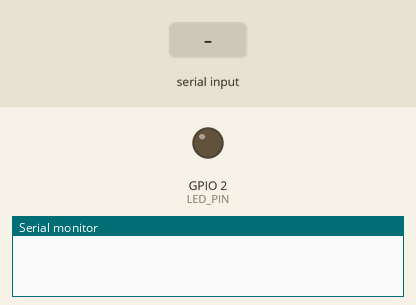
Bench run of a sketch on a simulated ESP32-S3. Shown: output pins drawn as LEDs (lit = HIGH), the last lines printed to the serial monitor. Dashed ring = blinking. The test bench sets the inputs (shaded band). WiFi joins after 1.5 s; servers stay silent unless stated.

Above: at 0.0 s.
At 1.76 s:
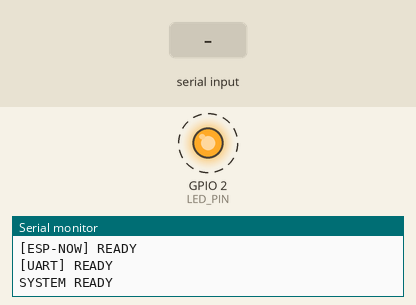
2.3 s: "PING\n" received over the second serial link
5.3 s: "1\n" received over the second serial link
At 12.4 s:
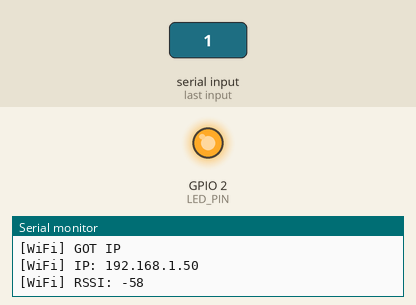
Timing chart, 0 to 13.9 s (numbered marks = the images above; inputs shaded):
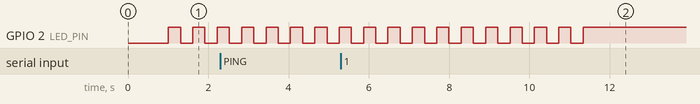

Measured:
- by itself, GPIO 2 (LED_PIN): alternates HIGH for 0.30 s and LOW for 0.30 s, 20 changes in all, then stays HIGH

The sketch:

Node1_wifi_espnow_USART_ver2.ino
```cpp
/*********************************************************************
 * ESP32-S3 UART MASTER + WiFi + ESP-NOW GATEWAY
 *[Author: Nguyen Trung Nhan]
 * CỤM 1:
 * STM32 ⇄ UART ⇄ ESP32-S3
 * ESP32-S3 ⇄ (Wi-Fi / ESP-NOW) ⇄ ESP32-WROOM
 *
 * FEATURES:
 * - UART to STM32 (baud 115200)
 * - WiFi ưu tiên khi có mạng (UDP broadcast)
 * - ESP-NOW fallback khi mất WiFi (luôn sẵn, không deinit)
 * - Auto WiFi reconnect
 * - UART → Wireless bridge bidirect
 * - Non-blocking main loop
 * - STATUS MONITOR
 * - ADVANCED WIFI MANAGEMENT
 *[Author: Nguyen Trung Nhan]
 *********************************************************************/
// ===== FIXED: Ensured hybrid mode with ESP-NOW always active; Added self-ignore for senderID; Ensured channel consistency; Fixed peerMAC (assumed S3 MAC in WROOM code).
// ===== IMPROVED: Added check for senderID to prevent self-loop in UDP/ESP-NOW RX; Standardized BUFFER_SIZE and Message struct; Ensured bidirectional forwarding.
// ===== FIXED WiFi: Ensured WiFi connects by using correct event handling and retries; ESP-NOW init before WiFi; Common channel 1 always.
// ===== NOTE: Replace peerMAC with actual WROOM MAC if different.
// ===== UPDATED: Corrected peerMAC to actual WROOM MAC (CC:DB:A7:49:94:E8); Ensured WiFi connection with additional debug logs and persistent retries; Ensured hybrid by keeping ESP-NOW always active for RX/TX fallback.
// ===== NEW: Added heartbeat ping-pong to detect wireless connection status; Set ESP-NOW peer channel to 0 for current channel usage; Added check to forward only if payloadLen > 0; Reset missCount on data receive.
#include <esp_now.h>
#include <WiFi.h>
#include <esp_wifi.h>
#include <WiFiUdp.h>
//////////////////////////////////////////////////////////
// ================= UART CONFIG =======================
//////////////////////////////////////////////////////////
#define UART_RX_PIN 18 // Adjust to your hardware
#define UART_TX_PIN 17 // Adjust to your hardware
#define UART_BAUD 115200
String uartReceived = "";
//////////////////////////////////////////////////////////
// ================= BUFFER CONFIG =====================
//////////////////////////////////////////////////////////
static constexpr size_t BUFFER_SIZE = 256;
uint8_t wirelessPayload[BUFFER_SIZE];
unsigned long lastUartMsg = 0;
#define UART_STATUS_INTERVAL 3000
//////////////////////////////////////////////////////////
// ================= WIFI CONFIG =======================
//////////////////////////////////////////////////////////
const char* ssid = "Do Quyen";
const char* pass = "Putin2701";
bool wifiConnected = false;
unsigned long lastWifiCheck = 0;
unsigned long lastWifiRetry = 0;
#define WIFI_CHECK_INTERVAL 10000
#define WIFI_RETRY_INTERVAL 5000
#define LED_PIN 2
unsigned long wifiBlinkTimer = 0;
bool ledState = false;
#define WIFI_BLINK_INTERVAL 300
unsigned long lastRSSIReport = 0;
//////////////////////////////////////////////////////////
// ================= UDP CONFIG ========================
//////////////////////////////////////////////////////////
WiFiUDP udp;
const int UDP_PORT = 1234;
//////////////////////////////////////////////////////////
// ================= ESP-NOW CONFIG ====================
//////////////////////////////////////////////////////////
#define MY_NODE_ID 2
uint8_t peerMAC[] = {0xCC, 0xDB, 0xA7, 0x49, 0x94, 0xE8}; // Actual WROOM MAC
typedef struct {
  uint8_t senderID;
  uint16_t packetID;
  unsigned long timestamp;
  bool pong;
  uint8_t payload[BUFFER_SIZE];
  uint16_t payloadLen;
} Message;
Message msg;
volatile bool pongReceived = false;
uint16_t txPacket = 0;
bool espNowReady = false;
volatile uint8_t wirelessMissCount = 0;
#define WIRELESS_MISS_MAX 3
unsigned long lastPing = 0;
#define PING_INTERVAL 5000
//////////////////////////////////////////////////////////
// ================= WIFI EVENT HANDLER ================
//////////////////////////////////////////////////////////
void WiFiEvent(WiFiEvent_t event)
{
  switch(event)
  {
    case ARDUINO_EVENT_WIFI_STA_START:
      Serial.println("[WiFi] Starting...");
      break;
    case ARDUINO_EVENT_WIFI_STA_CONNECTED:
      Serial.println("[WiFi] Connected to AP");
      break;
    case ARDUINO_EVENT_WIFI_STA_GOT_IP:
      Serial.println("[WiFi] GOT IP");
      Serial.print("[WiFi] IP: ");
      Serial.println(WiFi.localIP());
      wifiConnected = true;
      digitalWrite(LED_PIN, HIGH);
      break;
    case ARDUINO_EVENT_WIFI_STA_DISCONNECTED:
      Serial.println("[WiFi] DISCONNECTED");
      wifiConnected = false;
      esp_wifi_set_channel(1, WIFI_SECOND_CHAN_NONE);
      break;
    default:
      break;
  }
}
//////////////////////////////////////////////////////////
// ================= WIFI MANAGER ======================
//////////////////////////////////////////////////////////
void connectWiFi()
{
  if (millis() - lastWifiRetry < WIFI_RETRY_INTERVAL) return;
  lastWifiRetry = millis();
  Serial.println("[WiFi] Attempting connection...");
  WiFi.disconnect(true);
  delay(100); // ===== IMPROVED: Short delay for clean disconnect
  WiFi.begin(ssid, pass);
  Serial.print("[WiFi] Connecting to SSID: ");
  Serial.println(ssid);
}
void checkWiFi()
{
  if (millis() - lastWifiCheck < WIFI_CHECK_INTERVAL) return;
  lastWifiCheck = millis();
  wl_status_t status = WiFi.status();
  if (status == WL_CONNECTED) {
    wifiConnected = true;
    Serial.println("[WiFi] Status: Connected");
  } else {
    wifiConnected = false;
    Serial.print("[WiFi] Status: ");
    Serial.println(status); // ===== IMPROVED: Log status for debug
    connectWiFi();
  }
}
void wifiStatusTasks()
{
  if (!wifiConnected)
  {
    if (millis() - wifiBlinkTimer > WIFI_BLINK_INTERVAL)
    {
      wifiBlinkTimer = millis();
      ledState = !ledState;
      digitalWrite(LED_PIN, ledState);
    }
  }
  else
  {
    if (millis() - lastRSSIReport > 10000)
    {
      lastRSSIReport = millis();
      Serial.print("[WiFi] RSSI: ");
      Serial.println(WiFi.RSSI());
    }
  }
}
//////////////////////////////////////////////////////////
// ================= ESP-NOW CALLBACKS =================
//////////////////////////////////////////////////////////
void onSent(const uint8_t *mac, esp_now_send_status_t status)
{
  Serial.println(status == ESP_NOW_SEND_SUCCESS ? "[ESP-NOW] TX OK" : "[ESP-NOW] TX FAIL");
}
void onReceive(const esp_now_recv_info_t *info, const uint8_t *data, int len)
{
  if (len != sizeof(Message)) return;
  Message in;
  memcpy(&in, data, sizeof(in));
  if (in.senderID == MY_NODE_ID) return; // ===== FIXED: Ignore self
  Serial.println("[ESP-NOW] RX");
  if (in.pong) {
    pongReceived = true;
    wirelessMissCount = 0;
    Serial.println("[ESP-NOW] PONG RECEIVED");
    return;
  }
  // Send PONG back
  Message pong;
  pong.senderID = MY_NODE_ID;
  pong.packetID = in.packetID;
  pong.timestamp = in.timestamp;
  pong.pong = true;
  pong.payloadLen = 0;
  esp_now_send(info->src_addr, (uint8_t*)&pong, sizeof(pong));
  // Reset miss count on data receive
  wirelessMissCount = 0;
  // Forward to UART if payloadLen > 0
  if (in.payloadLen > 0) {
    Serial1.write(in.payload, in.payloadLen);
  }
}
//////////////////////////////////////////////////////////
// ================= ESP-NOW INIT ======================
//////////////////////////////////////////////////////////
void setupESPNow()
{
  esp_err_t err = esp_now_init();
  Serial.print("[Author: Nguyen Trung Nhan][ESP-NOW] Init result: ");
  Serial.println(err);
  if (err != ESP_OK) {
    Serial.println("[Author: Nguyen Trung Nhan][ESP-NOW] INIT FAIL");
    return;
  }
  esp_now_register_send_cb(onSent);
  esp_now_register_recv_cb(onReceive);
  esp_now_peer_info_t peer = {};
  memcpy(peer.peer_addr, peerMAC, 6);
  peer.channel = 0; // ===== NEW: Use current channel
  peer.encrypt = false;
  if (esp_now_add_peer(&peer) != ESP_OK) {
    Serial.println("[ESP-NOW] ADD PEER FAIL");
    return;
  }
  espNowReady = true;
  Serial.println("[ESP-NOW] READY");
}
//////////////////////////////////////////////////////////
// ================= UART INIT =========================
//////////////////////////////////////////////////////////
void setupUART()
{
  Serial1.begin(UART_BAUD, SERIAL_8N1, UART_RX_PIN, UART_TX_PIN);
  Serial.println("[UART] READY");
}
//////////////////////////////////////////////////////////
// ================= ROUTING LAYER =====================
//////////////////////////////////////////////////////////
void wirelessSend(uint8_t *payload, uint16_t len)
{
  msg.senderID = MY_NODE_ID;
  msg.packetID = txPacket++;
  msg.timestamp = millis();
  msg.pong = false;
  msg.payloadLen = len;
  if (payload != NULL && len > 0) {
    memcpy(msg.payload, payload, len);
  }
  if (wifiConnected) {
    Serial.println("[Author: Nguyen Trung Nhan][ROUTE] SEND → WiFi UDP");
    udp.beginPacket("255.255.255.255", UDP_PORT);
    udp.write((uint8_t*)&msg, sizeof(msg));
    udp.endPacket();
  } else if (espNowReady) {
    Serial.println("[Author: Nguyen Trung Nhan][ROUTE] SEND → ESP-NOW");
    esp_err_t r = esp_now_send(peerMAC, (uint8_t*)&msg, sizeof(msg));
    if (r != ESP_OK) Serial.println("[ESP-NOW] SEND ERROR");
  }
}
//////////////////////////////////////////////////////////
// ================= SETUP =============================
//////////////////////////////////////////////////////////
void setup()
{
  Serial.begin(115200);
  delay(1000);
  Serial.println("\n=== ESP32-S3 GATEWAY START ===");
  pinMode(LED_PIN, OUTPUT);
  digitalWrite(LED_PIN, LOW);
  WiFi.mode(WIFI_STA);
  WiFi.setSleep(false);
  WiFi.setAutoReconnect(true);
  WiFi.persistent(false);
  WiFi.onEvent(WiFiEvent);
  esp_wifi_set_channel(1, WIFI_SECOND_CHAN_NONE); // Set before init
  setupESPNow(); // Init ESP-NOW first
  connectWiFi();
  setupUART();
  udp.begin(UDP_PORT);
  Serial.println("SYSTEM READY");
}
//////////////////////////////////////////////////////////
// ================= MAIN LOOP =========================
//////////////////////////////////////////////////////////
void loop()
{
  checkWiFi();
  wifiStatusTasks();
  // UART RX
  if (Serial1.available()) {
    uartReceived = Serial1.readStringUntil('\n');
    uartReceived.trim();
    if (uartReceived.length() > 0) {
      Serial.print("[UART] RX: ");
      Serial.println(uartReceived);
      lastUartMsg = millis();
      if (uartReceived == "PING") {
        Serial1.println("PONG");
        Serial.println("[UART] Sent PONG");
      } else {
        // Forward to wireless
        wirelessSend((uint8_t*)uartReceived.c_str(), uartReceived.length());
      }
    }
  }
  // UDP RX (WiFi)
  if (udp.parsePacket()) {
    uint8_t data[sizeof(Message)];
    int len = udp.read(data, sizeof(Message));
    if (len == sizeof(Message)) {
      Message in;
      memcpy(&in, data, sizeof(in));
      if (in.senderID == MY_NODE_ID) return; // ===== FIXED: Ignore self
      Serial.println("[WiFi UDP] RX");
      if (in.pong) {
        pongReceived = true;
        wirelessMissCount = 0;
        Serial.println("[WiFi] PONG RECEIVED");
        return;
      }
      // Send PONG back
      Message pong;
      pong.senderID = MY_NODE_ID;
      pong.packetID = in.packetID;
      pong.timestamp = in.timestamp;
      pong.pong = true;
      pong.payloadLen = 0;
      udp.beginPacket(udp.remoteIP(), UDP_PORT);
      udp.write((uint8_t*)&pong, sizeof(pong));
      udp.endPacket();
      // Reset miss count on data receive
      wirelessMissCount = 0;
      // Forward to UART if payloadLen > 0
      if (in.payloadLen > 0) {
        Serial1.write(in.payload, in.payloadLen);
      }
    }
  }
  // UART status
  if (millis() - lastUartMsg > UART_STATUS_INTERVAL) {
    lastUartMsg = millis();
    Serial.println("[UART] Alive & waiting STM32...");
  }
  // Heartbeat for wireless connection detection
  if (millis() - lastPing > PING_INTERVAL) {
    if (pongReceived) {
      wirelessMissCount = 0;
      Serial.println("[Author: Nguyen Trung Nhan][WIRELESS] Connected");
    } else {
      wirelessMissCount++;
      if (wirelessMissCount > WIRELESS_MISS_MAX) {
        Serial.println("[Author: Nguyen Trung Nhan][WIRELESS] Disconnected");
      }
    }
    pongReceived = false;
    if (wifiConnected || espNowReady) {
      Serial.println("[Author: Nguyen Trung Nhan][WIRELESS] Sending PING");
      wirelessSend(NULL, 0); // Send ping (len=0)
    }
    lastPing = millis();
  }
  delay(5);
}
```
